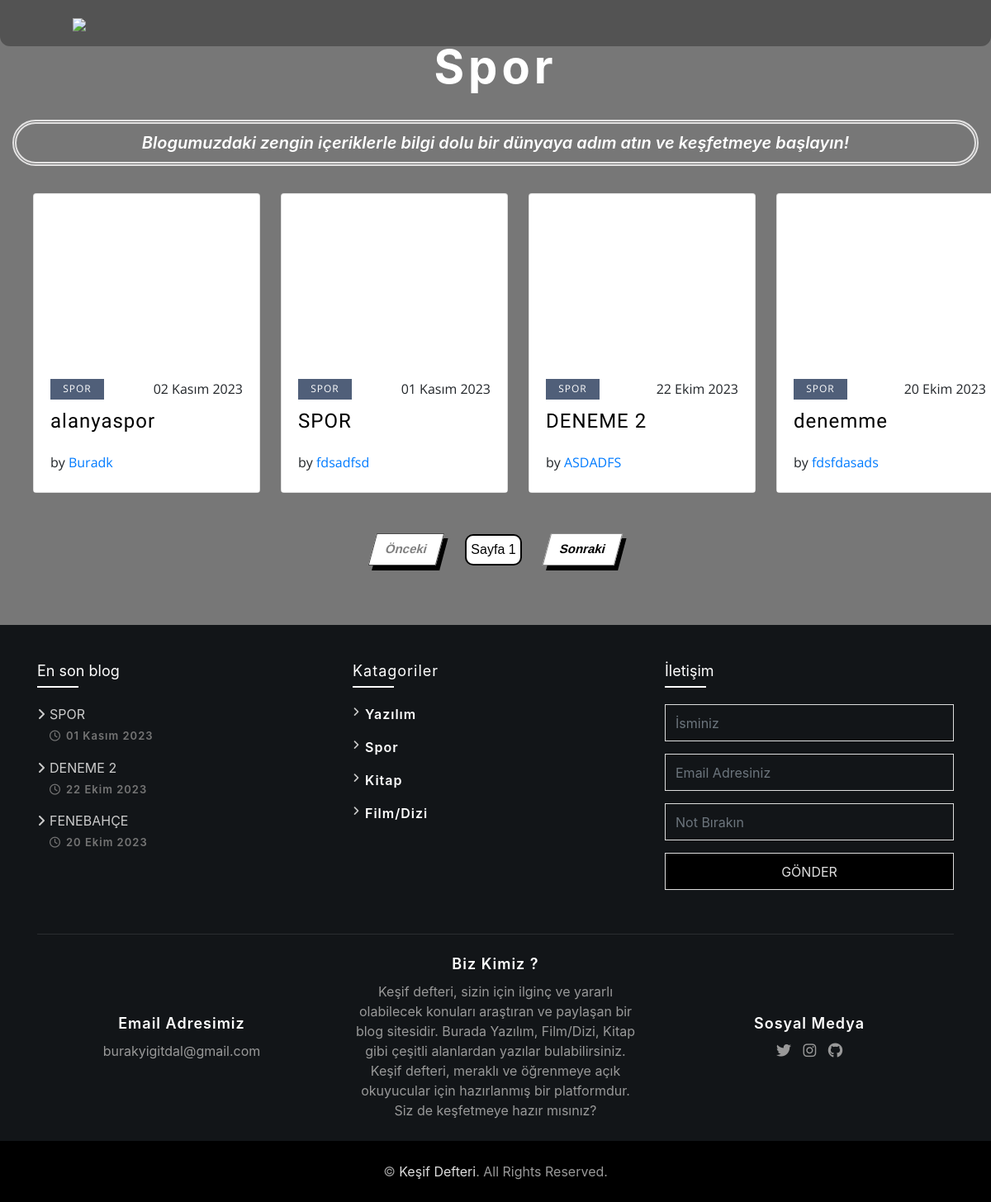
The page /spor/ on the database its author committed.
### kesifblog/models.py (models this page shows, shortened)
class Blog_Content(models.Model):
    baslik = models.CharField(max_length=200)
    icerik = RichTextUploadingField(blank=True, null=True)
    kategori = models.CharField(max_length=100, choices=CATEGORY_CHOICES)
    kategori_image = models.CharField(max_length=100, choices=CATEGORY_IMAGE)
    created_date = models.DateField(auto_now_add=True)
    yazar = models.CharField(max_length=200)
    icerik_info = models.TextField(blank=False, null=False,default='default')
    image = models.ImageField(upload_to='img', blank=True, null=True)
    card_image = models.ImageField(upload_to='img', blank=True, null=True)
    yeni_eklendi = models.BooleanField(default=False)
    onerilenler = models.BooleanField(default=False)
    profile_image = models.ImageField(upload_to='profile', blank=True, null=True)

### kesifblog/views.py (the view)
# urls.py: path('spor/', views.spor, name='spor'),
def spor(request,category="Spor"):
    spor_icerikler = Blog_Content.objects.filter(kategori='Spor').order_by('-created_date')[:1]
    yazilim_icerikler = Blog_Content.objects.filter(kategori='Yazılım', yeni_eklendi=True).order_by('-created_date')[:1]
    tum_icerikler = Blog_Content.objects.filter(yeni_eklendi=True).order_by('-created_date')
    kitap_icerikler = Blog_Content.objects.filter(kategori='Kitap', yeni_eklendi=True).order_by('-created_date')[:1]
    footer_blog = Blog_Content.objects.filter(kategori='Spor', onerilenler=True).order_by('-created_date')[:4]
    if category:
        blogs = Blog_Content.objects.filter(kategori=category)
    else:
        blogs = Blog_Content.objects.all()
    context = {
        'blogs': blogs,
        'spor_icerikler': spor_icerikler,
        'yazilim_icerikler': yazilim_icerikler,
        'kitap_icerikler': kitap_icerikler,
        'tum_icerikler': tum_icerikler,
        'footer_blog': footer_blog,
    }
    return render(request,'spor.html',context)

### templates/spor.html (shortened to what this page needs)
  {% extends "base.html" %}
  {% load static %}
  {% block content %}
  <section class="gallery" id="portfolio">
    <div class="container-fluid ">
      <h1 class="section-heading">Spor</h1>
      <h5 class="thin"><em>Blogumuzdaki zengin içeriklerle bilgi dolu bir dünyaya adım atın ve keşfetmeye başlayın!</em></h5>
      <div class="row card-container  gallery-items">
        {% for blog_content in blogs reversed  %}
          <div class="col-sm-12 col-md-6 col-lg-3 item">
            <div class="port-box">
              <div class="card card-2">
                <a data-toggle="modal" data-target="#port-modal-{{ blog_content.id }}" href="" class="card-link">
                  <div class="card-img-hovered" style="background-image: linear-gradient(to bottom, rgba(0, 0, 0, 0), rgba(0, 0, 0, 0)), url('{{ blog_content.card_image.url }}');"></div>
                </a>
                <div class="card-info">
                  <div class="card-about">
                    <a class="card-tag" data-category="{{ blog_content.kategori }}">{{ blog_content.kategori }}</a>
                  <div class="card-time">{{ blog_content.created_date }}</div>
                  </div>
                  <a class="card-title-link" data-toggle="modal" data-target="#port-modal-{{ blog_content.id }}" href=""><h1 class="card-title">{{ blog_content.baslik }}</h1></a>
                  <div class="card-creator">by <a href="">{{ blog_content.yazar }}</a></div>
                </div>
              </div>
            </div>
          </div>
          {% endfor %}
        {% for blog_content in blogs %}
        </div>
          {% endfor %}
        <br/>
        <div class="pagination">
          <div class="wrapper">
            <div class="prev cta">Önceki</div>
          </div>
          <div class="page">Sayfa <span class="page-num">{{ blogs.number }}</span></div>
          <div class="wrapper">
            <div class="next cta">Sonraki</div>
          </div>
            </div>
        <br/>
    </section>
    {% endblock content %}
    {% block footer_blog %}
    <div class="col-md-4 col-lg-4">
      <div class="footer-blog">
        <h3>En son blog</h3>
        {% for blog_content in footer_blog  %}
        <div>
          <a href="" data-toggle="modal" data-target="#port-modal-{{ blog_content.id }}" >{{ blog_content.baslik }}</a>
          <p>{{ blog_content.created_date }}</p>
        </div>
        {% endfor %}
      </div>
    </div>
    {% endblock footer_blog %}

### rows shown on the page
Blog_Content: kategori "SPOR", created_date "02 Kasım 2023", baslik "alanyaspor", yazar "Buradk"
Blog_Content: kategori "SPOR", created_date "01 Kasım 2023", baslik "SPOR", yazar "fdsadfsd"
Blog_Content: kategori "SPOR", created_date "22 Ekim 2023", baslik "DENEME 2", yazar "ASDADFS"
Blog_Content: kategori "SPOR", created_date "20 Ekim 2023", baslik "denemme", yazar "fdsfdasads"
Blog_Content: baslik "FENEBAHÇE", created_date "20 Ekim 2023"
